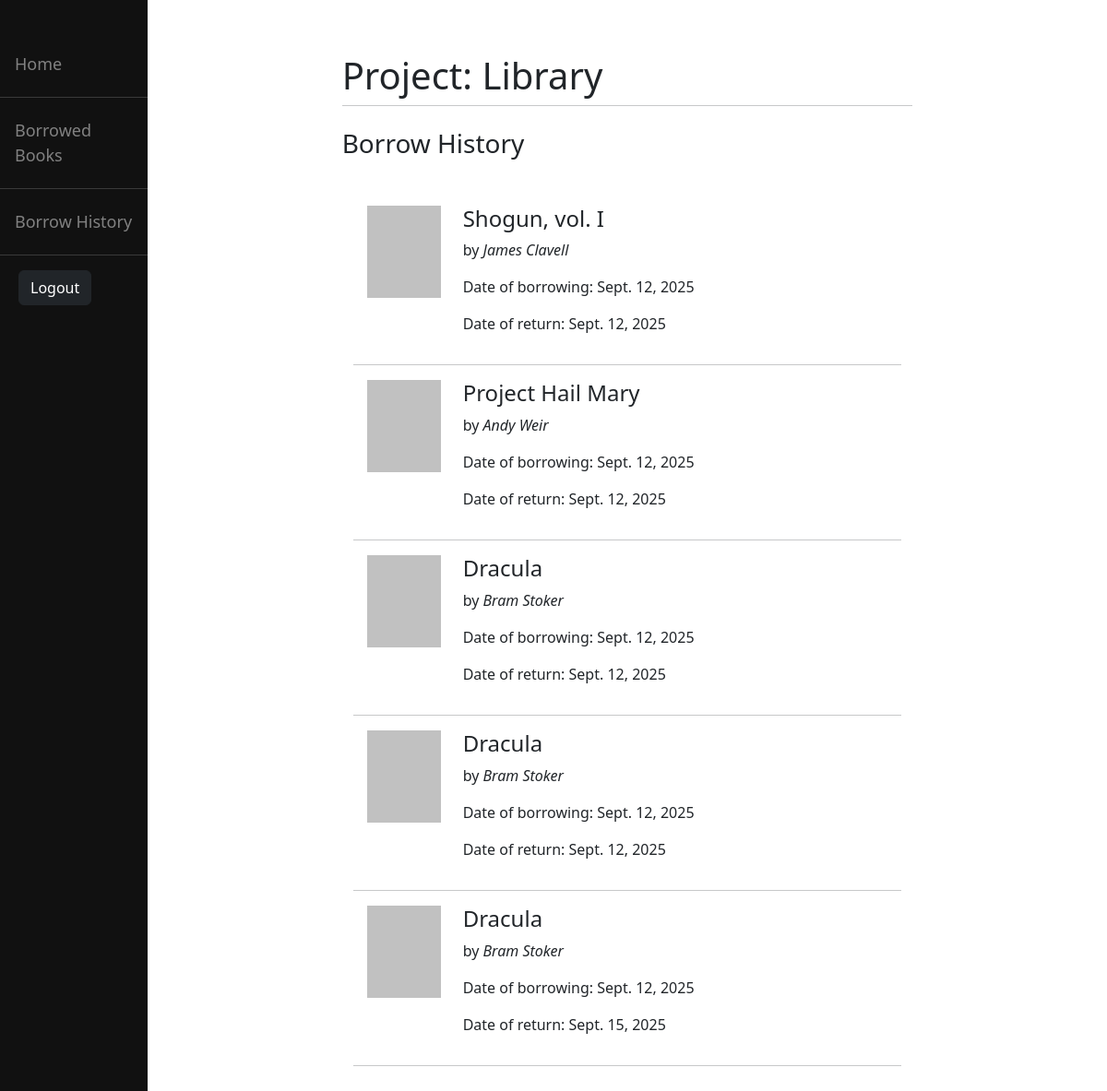
/library/history/ (signed in), run on an earlier commit of the app's database.
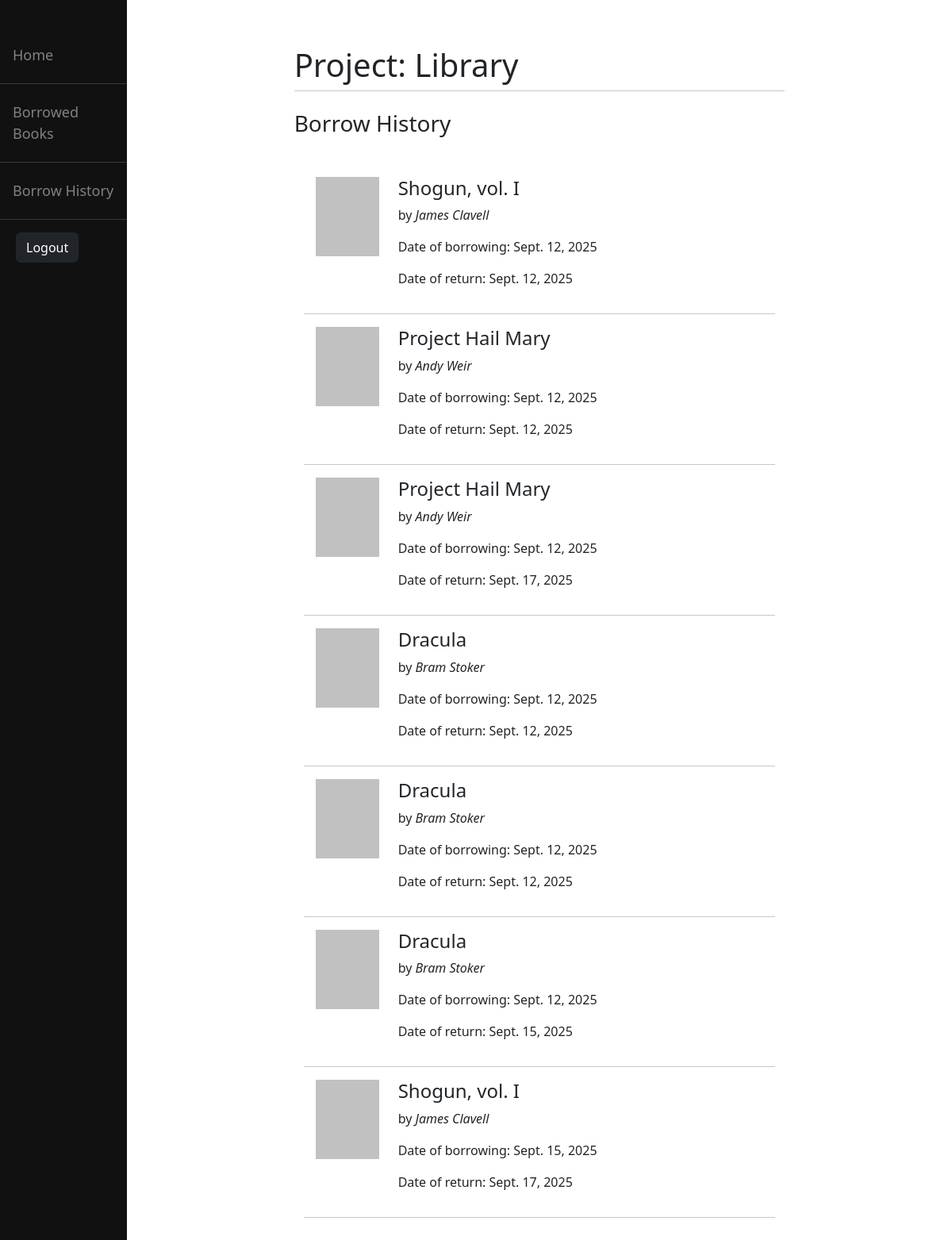
And on a later commit of the database.
### library/models.py (models this page shows, shortened)
class BorrowRecord(models.Model):
    user = models.ForeignKey(CustomUser, on_delete=models.CASCADE)
    book = models.ForeignKey(Book, on_delete=models.CASCADE)
    date_of_borrowing = models.DateField(auto_now_add=True)
    due_date = models.DateField(null=True, blank=True)
    returned = models.BooleanField(default=False)
    date_of_return = models.DateField(null=True, blank=True)

class Book(models.Model):
    title = models.CharField(max_length=200)
    author = models.CharField(max_length=200)
    publisher = models.CharField(max_length=200)
    year_of_release = models.PositiveIntegerField(default=dt.now().year)
    serial_book_number = models.CharField(max_length=13)
    description = models.TextField(blank=True)
    no_copies = models.PositiveIntegerField(default=1)
    no_available = models.PositiveIntegerField(default=1)

### library/views.py (the view)
# urls.py: path('history/', views.history, name="history"),
@login_required
def history(request):
    if not request.user.is_approved:
        print("Your account is awaiting admin approval.")
        return redirect("pending")
    brs = request.user.borrowrecord_set.all()
    return render(request, "library/history.html", {"brs": brs})

### library/templates/library/history.html (shortened to what this page needs)
{% extends "library/base_library.html" %}
{% block content %}
    <h3 style="margin: 20px 0 50px 0;"> Borrow History </h3>
    {% for br in brs %}
        {% if br.returned == True %}
            <div class="container">
                <div class="row">
                    <div class="col">
                        <div style="height:100px; width:80px; background-color: #c1c1c1; margin-left:15px;"></div>
                    </div>
                    <div class="col-8">
                        <h4>{{br.book.title}}</h4>
                        <p>by <em>{{br.book.author}}</em></p>
                        <p>Date of borrowing: {{br.date_of_borrowing}}</p>
                        <p>Date of return: {{br.date_of_return}}</p>
                    </div>
                    <div class="col" style="padding: 10px">
                    </div>
                </div>
                <hr>
            </div>
        {% endif %}
    {% endfor %}
{% endblock %}

What changed in the data, as far as the page shows it:
now on this page (row edited): BorrowRecord: book "Project Hail Mary", book.author "Andy Weir", date_of_borrowing "Sept. 12, 2025", date_of_return "Sept. 17, 2025"
now on this page (row edited): BorrowRecord: book "Shogun, vol. I", book.author "James Clavell", date_of_borrowing "Sept. 15, 2025", date_of_return "Sept. 17, 2025"
